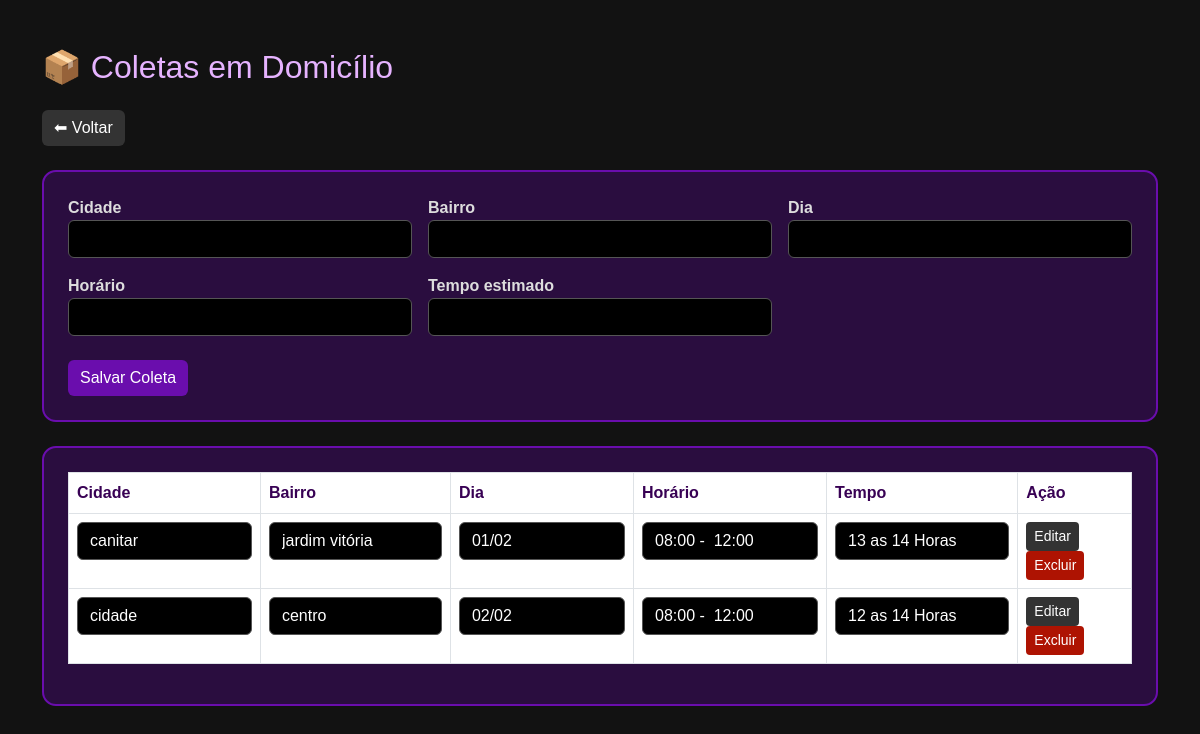
Page /editar_carrinho.php on the committed database.
### tables this page shows
CREATE TABLE IF NOT EXISTS `coletas` (
  `id` int(11) NOT NULL AUTO_INCREMENT,
  `cidade` varchar(100) NOT NULL,
  `bairro` varchar(100) NOT NULL,
  `dia` varchar(50) NOT NULL,
  `horario` varchar(50) NOT NULL,
  `tempo_estimado` varchar(50) NOT NULL,
  PRIMARY KEY (`id`)
);

### editar_carrinho.php (the view, shortened to what this page needs)
<?php
$conn = new mysqli("localhost", "root", "", "cadastro");
$editar_id = $_GET['editar'] ?? null;
$coletas = $conn->query("SELECT * FROM coletas ORDER BY cidade, bairro");
?>
<!DOCTYPE html>
<html lang="pt-br">
<head>
<link href="https://cdn.jsdelivr.net/npm/bootstrap@5.3.2/dist/css/bootstrap.min.css" rel="stylesheet">
</head>
<body>
<div class="container mt-5">
<h2 class="mb-4">📦 Coletas em Domicílio</h2>
<a href="editar_viva.php" class="btn btn-secondary mb-4">⬅ Voltar</a>
<div class="card p-4 mb-4">
<form method="POST">
    <div class="row g-3">
        <div class="col-md-4">
            <label>Cidade</label>
            <input type="text" name="cidade" class="form-control" required>
        </div>
        <div class="col-md-4">
            <label>Bairro</label>
            <input type="text" name="bairro" class="form-control" required>
        </div>
        <div class="col-md-4">
            <label>Dia</label>
            <input type="text" name="dia" class="form-control" required>
        </div>
        <div class="col-md-4">
            <label>Horário</label>
            <input type="text" name="horario" class="form-control" required>
        </div>
        <div class="col-md-4">
            <label>Tempo estimado</label>
            <input type="text" name="tempo_estimado" class="form-control">
        </div>
    </div>
    <button type="submit" name="salvar" class="btn btn-primary mt-4">
        Salvar Coleta
    </button>
</form>
</div>
<div class="card p-4">
<table class="table table-bordered table-hover">
<thead>
<tr>
    <th>Cidade</th>
    <th>Bairro</th>
    <th>Dia</th>
    <th>Horário</th>
    <th>Tempo</th>
    <th>Ação</th>
</tr>
</thead>
<tbody>
<?php while ($c = $coletas->fetch_assoc()): ?>
<tr>
<form method="POST">
<td>
<input type="text" name="cidade" class="form-control"
value="<?= htmlspecialchars($c['cidade']) ?>"
<?= $editar_id == $c['id'] ? '' : 'readonly' ?>>
</td>
<td>
<input type="text" name="bairro" class="form-control"
value="<?= htmlspecialchars($c['bairro']) ?>"
<?= $editar_id == $c['id'] ? '' : 'readonly' ?>>
</td>
<td>
<input type="text" name="dia" class="form-control"
value="<?= htmlspecialchars($c['dia']) ?>"
<?= $editar_id == $c['id'] ? '' : 'readonly' ?>>
</td>
<td>
<input type="text" name="horario" class="form-control"
value="<?= htmlspecialchars($c['horario']) ?>"
<?= $editar_id == $c['id'] ? '' : 'readonly' ?>>
</td>
<td>
<input type="text" name="tempo_estimado" class="form-control"
value="<?= htmlspecialchars($c['tempo_estimado']) ?>"
<?= $editar_id == $c['id'] ? '' : 'readonly' ?>>
</td>
<td>
<?php if ($editar_id == $c['id']): ?>
    <button type="submit" name="atualizar" class="btn btn-primary btn-sm">
        Salvar
    </button>
<?php else: ?>
    <a href="?editar=<?= $c['id'] ?>" class="btn btn-secondary btn-sm">
        Editar
    </a>
<?php endif; ?>
<a href="?excluir=<?= $c['id'] ?>"
class="btn btn-danger btn-sm"
onclick="return confirm('Excluir coleta?')">
Excluir
</a>
</td>
</form>
</tr>
<?php endwhile; ?>
</tbody>
</table>
</div>
</div>
</body>
</html>

### editar_carrinho.php (style rules this page uses)
html, body { background-color: #121212; color: #fff; font-family: Arial, sans-serif; }
h2 { color: #e6b3ff; }
.card { background: #2a0d3f; border: 2px solid #6a0dad; border-radius: 14px; }
label { color: #ddd; font-weight: 600; }
.form-control { background: #000; color: #fff; border: 1px solid #555; }
.btn-primary { background: #6a0dad; border: none; }
.btn-danger { background: #ae1302ff; border: none; }
.btn-secondary { background: #333; border: none; color: #fff; }
.table { background: #2a0d3f !important; color: #fff; }
.table thead { background: #1b082b !important; }
.table th { color: #380154; }

### rows in the picture
coletas: cidade "canitar", bairro "jardim vitória", dia "01/02", horario "08:00 - 12:00", tempo_estimado "13 as 14 Horas"
coletas: cidade "cidade", bairro "centro", dia "02/02", horario "08:00 - 12:00", tempo_estimado "12 as 14 Horas"
